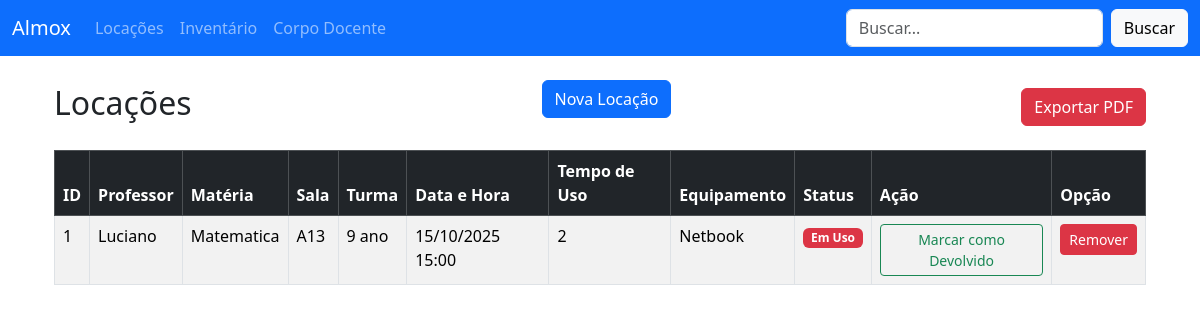
The page /rentals on the database as committed earlier.
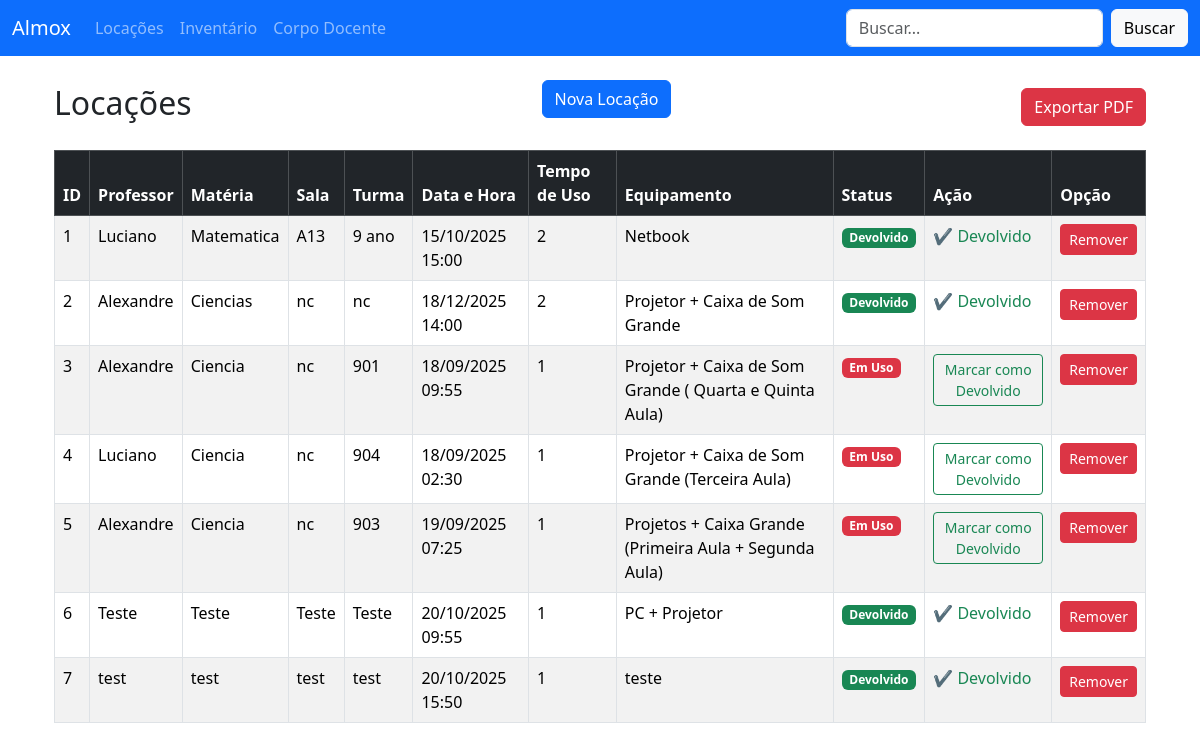
The same page on the database as committed later.
### tables this page shows
CREATE TABLE rentals (
                id INTEGER PRIMARY KEY AUTOINCREMENT,
                professor TEXT NOT NULL,
                materia TEXT NOT NULL,
                sala TEXT NOT NULL,
                data_hora TEXT NOT NULL,
                tempo_uso TEXT NOT NULL,
                equipamento TEXT NOT NULL,
                turma TEXT NOT NULL,
                status TEXT NOT NULL DEFAULT 'Em Uso'
            );

### app.py (the view)
@app.route("/rentals")
def rentals():
    conn = sqlite3.connect(DB_NAME)
    conn.row_factory = sqlite3.Row  # 🔑 agora cada linha vira um "dict-like"
    cursor = conn.cursor()
    cursor.execute("SELECT * FROM rentals")
    rentals_list = cursor.fetchall()
    conn.close()
    return render_template("rentals.html", rentals=rentals_list)

### app.py (called while the page is built)
@app.template_filter("datetime_br")
def datetime_br(value):
    try:
        dt = datetime.fromisoformat(value)
        return dt.strftime("%d/%m/%Y %H:%M")
    except Exception:
        return value  # se der erro, retorna o valor original

### templates/rentals.html (shortened to what this page needs)
{% extends "layout.html" %}
{% block content %}
<div class="container mt-4">
    <div class="d-flex justify-content-between align-items-center mb-3">
        <h2>Locações</h2>
        <a href="{{ url_for('rental_form') }}" class="btn btn-primary mb-3">Nova Locação</a>
            <a href="{{ url_for('export_rentals_pdf') }}" class="btn btn-danger">Exportar PDF</a>
    </div>
    <table class="table table-bordered table-striped">
        <thead class="table-dark">
        <tr>
            <th>ID</th>
            <th>Professor</th>
            <th>Matéria</th>
            <th>Sala</th>
            <th>Turma</th>
            <th>Data e Hora</th>
            <th>Tempo de Uso</th>
            <th>Equipamento</th>
            <th>Status</th>
            <th>Ação</th>
            <th>Opção</th>
        </tr>
        </thead>
        <tbody>
        {% for rental in rentals %}
        <tr>
            <td>{{ rental["id"] }}</td>
            <td>{{ rental["professor"] }}</td>
            <td>{{ rental["materia"] }}</td>
            <td>{{ rental["sala"] }}</td>
            <td>{{ rental["turma"] }}</td>
            <td>{{ rental["data_hora"] | datetime_br }}</td>
            <td>{{ rental["tempo_uso"] }}</td>
            <td>{{ rental["equipamento"] }}</td>
            <td>
                {% if rental["status"] == "Em Uso" %}
                <span class="badge bg-danger">
                             Em Uso
                        </span>
                {% else %}
                <span class="badge bg-success">
                             Devolvido
                        </span>
                {% endif %}
            </td>
            <td>
                {% if rental["status"] == "Em Uso" %}
                <a href="{{ url_for('return_rental', rental_id=rental['id']) }}"
                   class="btn btn-sm btn-outline-success">
                    Marcar como Devolvido
                </a>
                {% else %}
                <span class="text-success">✔ Devolvido</span>
                {% endif %}
            </td>
            <td>
                <form action="{{ url_for('delete_rental', rental_id=rental.id) }}" method="POST"
                      style="display:inline;">
                    <button type="submit" class="btn btn-danger btn-sm"
                            onclick="return confirm('Tem certeza que deseja remover esta locação?');">
                        Remover
                    </button>
                </form>
            </td>
        </tr>
        {% else %}
        <tr>
            <td colspan="9" class="text-center">Nenhuma locação cadastrada.</td>
        </tr>
        {% endfor %}
        </tbody>
    </table>
</div>
{% endblock %}

### templates/layout.html (shortened to what this page needs)
<!doctype html>
<html lang="pt-br">
<head>
    <link href="https://cdn.jsdelivr.net/npm/bootstrap@5.3.2/dist/css/bootstrap.min.css" rel="stylesheet">
</head>
<body>
<nav class="navbar navbar-expand-lg navbar-dark bg-primary mb-4">
    <div class="container-fluid">
        <a class="navbar-brand" href="{{ url_for('index') }}">Almox</a>
        <div class="collapse navbar-collapse">
            <ul class="navbar-nav me-auto mb-2 mb-lg-0">
                <li class="nav-item"><a class="nav-link" href="{{ url_for('rentals') }}">Locações</a></li>
                <li class="nav-item"><a class="nav-link" href="{{ url_for('inventory') }}">Inventário</a></li>
                <li class="nav-item"><a class="nav-link" href="{{ url_for('teachers') }}">Corpo Docente</a></li>
            </ul>
            <form class="d-flex" method="get" action="{{ url_for('search') }}">
                <input class="form-control me-2" name="q" placeholder="Buscar..." aria-label="Buscar">
                <button class="btn btn-light" type="submit">Buscar</button>
            </form>
        </div>
    </div>
</nav>
<div class="container">
    {% block content %}{% endblock %}
</div>
</body>
</html>

Rows that differ between the two databases and show on the page:
changed rentals "Matematica": status "Em Uso Marcar como Devolvido" → "Devolvido ✔ Devolvido"
added rentals: id "2", professor "Alexandre", materia "Ciencias", sala "nc", turma "nc", data_hora "18/12/2025 14:00", tempo_uso "2", equipamento "Projetor + Caixa de Som Grande", status "Devolvido"
added rentals: id "3", professor "Alexandre", materia "Ciencia", sala "nc", turma "901", data_hora "18/09/2025 09:55", tempo_uso "1", equipamento "Projetor + Caixa de Som Grande ( Quarta e Quinta Aula)", status "Em Uso"
added rentals: id "4", professor "Luciano", materia "Ciencia", sala "nc", turma "904", data_hora "18/09/2025 02:30", tempo_uso "1", equipamento "Projetor + Caixa de Som Grande (Terceira Aula)", status "Em Uso"
added rentals: id "5", professor "Alexandre", materia "Ciencia", sala "nc", turma "903", data_hora "19/09/2025 07:25", tempo_uso "1", equipamento "Projetos + Caixa Grande (Primeira Aula + Segunda Aula)", status "Em Uso"
added rentals: id "6", professor "Teste", materia "Teste", sala "Teste", turma "Teste", data_hora "20/10/2025 09:55", tempo_uso "1", equipamento "PC + Projetor", status "Devolvido"
added rentals: id "7", professor "test", materia "test", sala "test", turma "test", data_hora "20/10/2025 15:50", tempo_uso "1", equipamento "teste", status "Devolvido"
